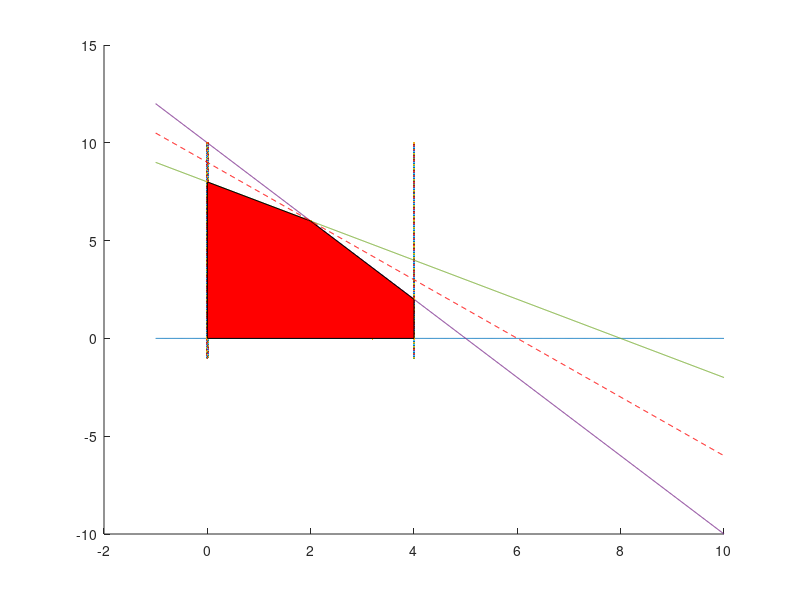

Write the MATLAB code that produced this figure.
clc;
close
clear all;

A = [2 1;3 3;2 0;1 0;0 1];
B = [10;24;8;0;0];
Z = [-1;-1;-1;1;1];
F = [300 200];
f = @(x,y) (300*x)+(200*y);
f2 = @(x,y) (-F(1)/F(2))*x+y*(F(1)/F(2));


[w,k] = size(A);

for i=1:w-1
    AT(1,:) = A(i,:);
    BT(1,:) = B(i,:);
    
    for j=i+1:w
        AT(2,:) = A(j,:);
        BT(2,:) = B(j,:);
        R(k,:) = AT\BT;
        k=k+1;
	end
end

[ww kk] = size(R);
for k=1:ww
    for l=1:kk
		if isnan(R(k,l)) || isinf(R(k,l))
			R(k,l) = 0;
        end
    end
end

limNum = 0;

for i=1:ww
    flag = 0;
    for j=1:w
   
        result = R(i,1)*A(j,1)+R(i,2)*A(j,2);

        if (Z(j,1) == -1)
            if result <= B(j);
				flag = flag + 1;    
            end
        end
        
        if (Z(j,1) == 1)
            if result >= B(j);
				flag = flag + 1;
            end
        end
        
        if (flag == w) 
            lims(limNum+1,:) = R(i,:);
            limNum = limNum + 1;
        end
    end
end

[tmp, index] = unique(lims,'rows','first');
multiples = setdiff(1:size(lims,1),index);
[hi, wi]  = size(multiples);
limNum = limNum - wi;
lims = unique(lims, 'rows');

[R1 R2] = size(lims);
k = convhull(lims(:, 1), lims(:, 2));
x = -1:0.01:10;

hold on

for i = 1:R1
    tab_lims(i) = f(lims(i,1),lims(i,2));
	
	X = [lims(k(i), 1), lims(k(i), 2)];
	if(i == R1)
		Y = [lims(k(1), 1), lims(k(1), 2)];
	else
		Y = [lims(k(i+1), 1), lims(k(i+1), 2)];
	end
	
	a = (Y(2) - X(2)) / (Y(1) - (X(1)));
	b = X(2) - a*X(1);
	f3 = @(x) a*x+b;
	
	if isnan(a) || isinf(a)
		plot(X(1), x);
	else
	    plot(x, f3(x));
	end
end

[maxVal,maxLoc] = max(tab_lims);
lims(maxLoc,:)
maxVal
lims
limNum

y = f2(x, lims(maxLoc, 2));

plot(lims(:,1),lims(:,2), '.');
fill ( lims(k,1),lims(k,2), 'r','facealpha', 1 ); 
plot(x, y, '--r')
hold off
